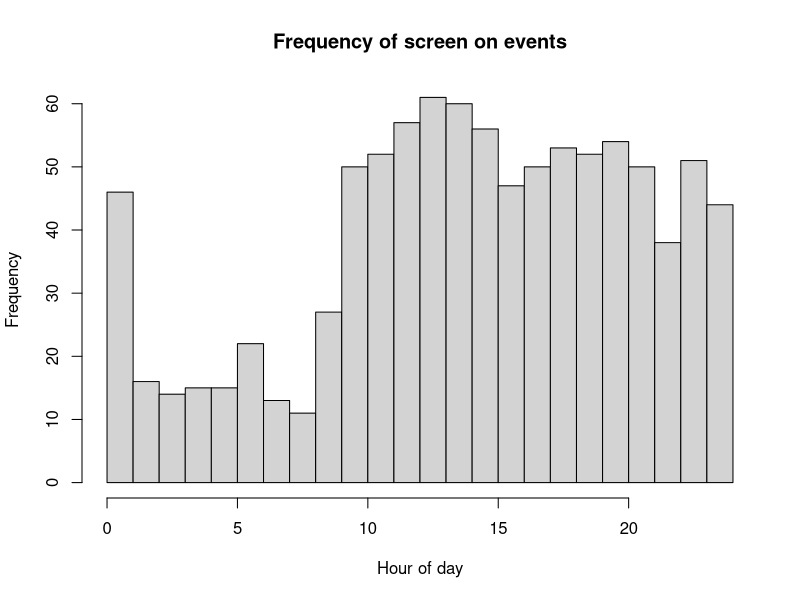

The R source for this figure: (Note: a time limit stopped this script after it produced the figure.)
## ---- chunk 1
ndays=10
lambda_s = 1.5
lambda_w = 5
mu_s = 1
mu_w = 8.5
sd_s = .5
sd_w = .25
init_t = 15
anchor_t=14
d0="3/2/2019" ## d0 is the first day of follow-up. If you have your own data, set d0 equal to the date of first data.

#2pm = origin
A2B_ts = function(xx,anchor_hr=14){
  if(length(xx)>1){
    for(i in 1:length(xx)){
      if(xx[i]<=anchor_hr){
        xx[i]=(24-anchor_hr)+xx[i]
      }else{
        xx[i]=xx[i]-anchor_hr
      }
    }
    return(xx)
  }else{
    if(xx<=anchor_hr){
      return(24-anchor_hr+xx)
    }else{
      return(xx-anchor_hr)
    }
  }
}

## generate time to bed/wake for each day
t_s = rnorm(ndays,mu_s,sd_s)
t_w = rnorm(ndays,mu_w,sd_w)

## generate waiting times
curt = init_t
curday=1
outmat_mod=c()
while(TRUE){
  if(curt>init_t+24){
    curt = curt-24
    curday=curday+1
    if(curday>ndays){
      break
    }
  }
  if(A2B_ts(curt)<A2B_ts(t_s[curday])){
    tnex = curt+rexp(1,lambda_w)
    if(A2B_ts(tnex)>=A2B_ts(t_s[curday])){
      tnex = curt+A2B_ts(t_s[curday])-A2B_ts(curt)+rexp(1,lambda_s)
    }
    outmat_mod=rbind(outmat_mod,c(curt,tnex,curday))
  }else if(A2B_ts(curt)<A2B_ts(t_w[curday])){
    tnex = curt+rexp(1,lambda_s)
    if(A2B_ts(tnex)>=A2B_ts(t_w[curday])){
      tnex = curt+A2B_ts(t_w[curday])-A2B_ts(curt)+rexp(1,lambda_w)
    }
    outmat_mod=rbind(outmat_mod,c(curt,tnex,curday))
  }else{
    tnex = curt+rexp(1,lambda_w)
    outmat_mod=rbind(outmat_mod,c(curt,tnex,curday))
  }
  curt=tnex
}

Mod2Orig = function(tmat,d0,format="%m/%d/%Y %H:%M:%S",tz="EST"){
  tmat_out = matrix(NA,nrow=nrow(tmat),ncol=2)
  t0=as.POSIXct(paste(d0,"00:00:00",sep=" "),tz=tz,format)
  for(i in 1:nrow(tmat)){
    tmat_out[i,1]=strftime(as.POSIXct(as.numeric(t0)+60*60*(tmat[i,1]+24*tmat[i,3]),tz=tz,origin="1970-01-01"),tz="EST",format)
    tmat_out[i,2]=strftime(as.POSIXct(as.numeric(t0)+60*60*(tmat[i,2]+24*tmat[i,3]),tz=tz,origin="1970-01-01"),tz="EST",format)
  }
  return(data.frame(t0=tmat_out[,1],t1=tmat_out[,2],stringsAsFactors=F))
}

Orig2Mod = function(tmat,anchor_hr,format="%m/%d/%Y %H:%M:%S",tz="EST"){
  tmat_out = matrix(NA,nrow=nrow(tmat),ncol=3)
  for(i in 1:nrow(tmat)){
    anchor_cur=anchor_hr*60*60+as.numeric(as.POSIXct(strftime(as.POSIXct(tmat[i,1],tz=tz,format=format,origin="1970-01-01"),tz=tz,format="%m/%d/%Y"),tz=tz,format="%m/%d/%Y"))
    if(as.numeric(as.POSIXct(tmat[i,1],tz=tz,format=format,origin="1970-01-01"))<anchor_cur){
      anchor_cur=anchor_hr*60*60+as.numeric(as.POSIXct(strftime(as.POSIXct(as.numeric(as.POSIXct(tmat[i,1],tz=tz,format=format,origin="1970-01-01"))-24*60*60,tz=tz,origin="1970-01-01"),tz=tz,format="%m/%d/%Y"),tz=tz,format="%m/%d/%Y"))
    }
    if(i==1){anchor0=anchor_cur}
    tmat_out[i,1]=anchor_hr+(as.numeric(as.POSIXct(tmat[i,1],tz=tz,format=format,origin="1970-01-01"))-anchor_cur)/(60*60)
    tmat_out[i,2]=anchor_hr+(as.numeric(as.POSIXct(tmat[i,2],tz=tz,format=format,origin="1970-01-01"))-anchor_cur)/(60*60)
    tmat_out[i,3]=round((anchor_cur-anchor0)/(24*60*60))+1
  }
  return(tmat_out)
}

outmat_orig=Mod2Orig(outmat_mod,d0,format="%m/%d/%Y %H:%M:%S") #d0 tells Mod2Orig when the first day of follow-up is.
compare_to_outmat_mod=Orig2Mod(outmat_orig,anchor_hr=anchor_t)

head(outmat_orig)
head(outmat_mod)
head(compare_to_outmat_mod)

## ---- chunk 2
hist(outmat_mod[,1] %% 24,breaks=24,xlim=c(0,24),xlab="Hour of day",main="Frequency of screen on events")

## ---- chunk 3
## perform quadrature of multivariate normal

## compute Gauss-Hermite quadrature points and weights
## for a one-dimensional integral.
## points -- number of points
## interlim -- maximum number of Newton-Raphson iterations

library(mvtnorm)

hermite <- function (points, z) {
  p1 <- 1/pi^0.4
  p2 <- 0
  for (j in 1:points) {
    p3 <- p2
    p2 <- p1
    p1 <- z * sqrt(2/j) * p2 - sqrt((j - 1)/j) * p3
  }
  pp <- sqrt(2 * points) * p2
  c(p1, pp)
}

gauss.hermite <- function (points, iterlim = 50) {
  x <- w <- rep(0, points)
  m <- (points + 1)/2
  for (i in 1:m) {
    z <- if (i == 1) 
      sqrt(2 * points + 1) - 2 * (2 * points + 1)^(-1/6)
    else if (i == 2) 
      z - sqrt(points)/z
    else if (i == 3 || i == 4) 
      1.9 * z - 0.9 * x[i - 2]
    else 2 * z - x[i - 2]
    for (j in 1:iterlim) {
      z1 <- z
      p <- hermite(points, z)
      z <- z1 - p[1]/p[2]
      if (abs(z - z1) <= 1e-15) 
        break
    }
    if (j == iterlim) 
      warning("iteration limit exceeded")
    x[points + 1 - i] <- -(x[i] <- z)
    w[i] <- w[points + 1 - i] <- 2/p[2]^2
  }
  r <- cbind(x * sqrt(2), w/sum(w))
  colnames(r) <- c("Points", "Weights")
  r
}


## compute multivariate Gaussian quadrature points
## n     - number of points each dimension before pruning
## mu    - mean vector
## sigma - covariance matrix
## prune - NULL - no pruning; [0-1] - fraction to prune
mgauss.hermite <- function(n, mu, sigma, prune=NULL) {
  if(!all(dim(sigma) == length(mu)))
    stop("mu and sigma have nonconformable dimensions")
  
  dm  <- length(mu)
  gh  <- gauss.hermite(n)
  #idx grows exponentially in n and dm
  idx <- as.matrix(expand.grid(rep(list(1:n),dm)))
  pts <- matrix(gh[idx,1],nrow(idx),dm)
  wts <- apply(matrix(gh[idx,2],nrow(idx),dm), 1, prod)
  
  ## prune
  if(!is.null(prune)) {
    qwt <- quantile(wts, probs=prune)
    pts <- pts[wts > qwt,]
    wts <- wts[wts > qwt]
  }
  
  ## rotate, scale, translate points
  eig <- eigen(sigma) 
  rot <- eig$vectors %*% diag(sqrt(eig$values))
  pts <- t(rot %*% t(pts) + mu)
  return(list(points=pts, weights=wts))
}

## ---- chunk 4

IndLik = function(t_init,wt,xs,xw,lambda_s,lambda_w){
  if(t_init< xs){
    numer = lambda_w*exp(-lambda_w*wt)
    denom = 1-exp(-lambda_w*(xs-t_init))+exp(-lambda_s*(xs-t_init))-exp(-lambda_s*(xw-t_init))+exp(-lambda_w*(xw-t_init))
  }else if(t_init < xw){
    numer = lambda_s*exp(-lambda_s*wt)
    denom = 1-exp(-lambda_s*(xw-t_init))+exp(-lambda_w*(xw-t_init))
  }else{
    numer = lambda_w*exp(-lambda_w*wt)
    denom = 1
  }
  return(numer/denom)
}

JointLik = function(mat,mu_s,mu_w,sigma_s,sigma_w,rho,lambda_s,lambda_w,x_s,x_w,INCL_DENSITY=FALSE){
  if(x_s>x_w){return(0)}
  if(!is.null(nrow(mat)) && nrow(mat)>0){
    t1=1
    for(i in 1:nrow(mat)){
      t1=t1*IndLik(mat[i,1],mat[i,2]-mat[i,1],x_s,x_w,lambda_s,lambda_w)
    }
  }else{
    t1=1
  }
  if(INCL_DENSITY){
    t2=dmvnorm(c(x_s,x_w),mean = c(mu_s,mu_w), sigma= matrix(c(sigma_s^2,rho*sigma_s*sigma_w,rho*sigma_s*sigma_w,sigma_w^2),nrow=2,byrow=T))
  }else{
    t2=1
  }
  return(t1*t2)
}

MargLik = function(mat,mu_s,mu_w,sigma_s,sigma_w,rho,lambda_s,lambda_w){
  if( mu_s> mu_w || sigma_s<0 || sigma_w<0 || abs(rho)>1 || lambda_s<0 || lambda_w <0 || lambda_s > lambda_w){return(0)}
  if(is.null(nrow(mat)) || nrow(mat)==0){return(1)}
  Sigma=matrix(c(sigma_s^2,rho*sigma_s*sigma_w,rho*sigma_s*sigma_w,sigma_w^2),nrow=2,byrow=T)
  ghout=mgauss.hermite(10,c(mu_s,mu_w),Sigma)
  return(sum(ghout$weights*unlist(lapply(1:nrow(ghout$points),function(xx) JointLik(mat,mu_s,mu_w,sigma_s,sigma_w,rho,lambda_s,lambda_w,ghout$points[xx,1],ghout$points[xx,2])))))
}

InitialParameters = function(mat_mod,anchor_t){
  itrvl_len_v = seq(6,9,.5)
  out_ls=list()
  ratio_v = rep(NA,length(itrvl_len_v))
  # find mu_s0, mu_w0
  for(j in 1:length(itrvl_len_v)){
    itrvl_len=itrvl_len_v[j]
    start_vals=seq(0,24-itrvl_len,.25)
    frac_vals = rep(NA,length(start_vals))
    for(i in 1:length(start_vals)){
      frac_vals[i]=length(intersect(which(mat_mod[,1]>anchor_t+start_vals[i]),which(mat_mod[,1]<anchor_t+start_vals[i]+itrvl_len)))/nrow(mat_mod)
    }
    mu_s0=start_vals[order(frac_vals)[1]]+anchor_t
    mu_w0=mu_s0+itrvl_len
    # find rate during average sleep and average waking interval
    ndays= length(unique(mat_mod[,3]))
    lambda_s0=(min(frac_vals)*nrow(mat_mod)/ndays)/itrvl_len
    lambda_w0=((1-min(frac_vals))*nrow(mat_mod)/ndays)/(24-itrvl_len)
    out_ls[[j]]=list(mu_s0,mu_w0,lambda_s0,lambda_w0)
    ratio_v[j]=lambda_s0/lambda_w0
  }
  return(unlist(out_ls[[order(ratio_v)[1]]]))
}




GridSearchInitPars = function(mat_mod,anchor_t,labels,ls_ids,mu_s0,mu_w0,lambda_s0,lambda_w0){
  sd_s_v = c(.25,.5,1)
  sd_w_v = c(.25,.5,1)
  rho_v= c(0,.25,.5,.75)
  g=function(par_v){
    liktot=0
    for(i in 1:length(labels)){
      mat=mat_mod[ls_ids[[i]],1:2]
      liktot=liktot-log(MargLik(mat,par_v[1],par_v[2],par_v[3],par_v[4],par_v[5],par_v[6],par_v[7]))
    }
    return(liktot)
  }
  minval=Inf
  for(sd_s in sd_s_v){
    for(sd_w in sd_w_v){
      for(rho in rho_v){
        par_v=c(mu_s0,mu_w0,sd_s,sd_w,rho,lambda_s0,lambda_w0)
        curval=g(par_v)
        if(curval<minval){
          cur_par=par_v
          minval=curval
        }
      }
    }
  }
  return(par_v)
}


FindParamMLEs = function(dat,anchor_t,maxiter=20,init_par=NULL,tol=.0001){
  labels=unique(dat[,3])
  ls_ids = list()
  for(i in 1:length(labels)){
    ls_ids[[i]]=which(dat[,3]==i)
  }
  if(is.null(init_par)){
    cat("Identifying good initial model parameters...\n")
    init_pars4=InitialParameters(dat,anchor_t)
    mu_s0=init_pars4[1]
    mu_w0=init_pars4[2]
    lambda_s0=init_pars4[3]
    lambda_w0=init_pars4[4]
    init_par = GridSearchInitPars(dat,anchor_t,labels,ls_ids,mu_s0,mu_w0,lambda_s0,lambda_w0)
  }
  cur_par=init_par
  prev_par=cur_par
  cat("Numerical optimization (using optim) until convergence (maxiter=",maxiter,"):\n")
  for(i in 1:maxiter){
    g1=function(par_v){
      liktot=0
      for(i in 1:length(labels)){
        mat=dat[ls_ids[[i]],1:2]
        liktot=liktot-log(MargLik(mat,par_v[1],par_v[2],cur_par[3],cur_par[4],cur_par[5],par_v[3],par_v[4]))
      }
      return(liktot)
    }
    optim.out1=optim(par=cur_par[c(1,2,6,7)],g1,control=list(maxit=1000))
    cur_par[c(1,2,6,7)]=optim.out1$par
    g2=function(par_v){
      liktot=0
      for(i in 1:length(labels)){
        mat=dat[ls_ids[[i]],1:2]
        liktot=liktot-log(MargLik(mat,cur_par[1],cur_par[2],par_v[1],par_v[2],par_v[3],cur_par[6],cur_par[7]))
      }
      return(liktot)
    }
    optim.out2=optim(par=cur_par[c(3,4,5)],g2,control=list(maxit=1000))
    cur_par[c(3,4,5)]=optim.out2$par
    cat("Iter ",i,": mu_s =",cur_par[1],"; mu_w =",cur_par[2],"; sd_s =",cur_par[3],"; sd_w =",cur_par[4],"; rho =",cur_par[5],"; lambda_s =",cur_par[6],"; lambda_w =",cur_par[7],"\n")
    if(sum((prev_par-cur_par)^2)<tol){
      break
    }else{
      prev_par=cur_par
    }
  }
  return(cur_par)
}

mle.out=FindParamMLEs(outmat_mod,anchor_t)

## ---- chunk 5
sleep_t_h=floor(mle.out[1]%%24)
sleep_t_m=floor((mle.out[1]%%24-floor(mle.out[1]%%24))*60)
if(sleep_t_m<10){
  sleep_t=paste(sleep_t_h,":0",sleep_t_m,sep="")
}else{
  sleep_t=paste(sleep_t_h,":",sleep_t_m,sep="")
}
wake_t_h=floor(mle.out[2]%%24)
wake_t_m=floor((mle.out[2]%%24-floor(mle.out[2]%%24))*60)
if(wake_t_m<10){
  wake_t=paste(wake_t_h,":0",wake_t_m,sep="")
}else{
  wake_t=paste(wake_t_h,":",wake_t_m,sep="")
}
cat(paste(" Avg. time to sleep = ",sleep_t," (+/- ",round(mle.out[3],1)," hour)\n",sep="")
,(paste("Avg. time to wake  = ",wake_t," (+/- ",round(mle.out[4],1)," hour)\n",sep=""))
,(paste("Correlation between time to sleep and time to wake = ",round(mle.out[5],2),"\n",sep=""))
,(paste("Rate (per hour) of frequency of phone use while asleep = ", round(mle.out[6],5),"\n",sep=""))
,(paste("Rate (per hour) of frequency of phone use while awake = ", round(mle.out[7],5),"\n",sep="")))
## ---- chunk 6

GetIndSleepEstimates =function(mat_mod,mle.out){
  labels=unique(mat_mod[,3])
  ls_ids = list()
  for(i in 1:length(labels)){
    ls_ids[[i]]=which(mat_mod[,3]==i)
  }
  xmat = matrix(NA,nrow=length(labels),ncol=3)
  for(i in 1:length(labels)){
    mat=mat_mod[ls_ids[[i]],1:2]
    g3=function(par_v){
      return(-log(JointLik(mat,mle.out[1],mle.out[2],mle.out[3],mle.out[4],mle.out[5],mle.out[6],mle.out[7],par_v[1],par_v[2],INCL_DENSITY=TRUE)))
    }
    optim.out3=optim(par=mle.out[1:2],g3,control=list(maxit=1000))
    xmat[i,]=c(optim.out3$par,labels[i])
  }
  return(xmat)
}

## ---- chunk 7
xest=GetIndSleepEstimates(outmat_mod,mle.out)
## ---- chunk 8
xest_orig=Mod2Orig(xest,d0,format="%m/%d/%Y %H:%M:%S")
names(xest_orig)=c("bedtime","wake-up time")
xest_orig
